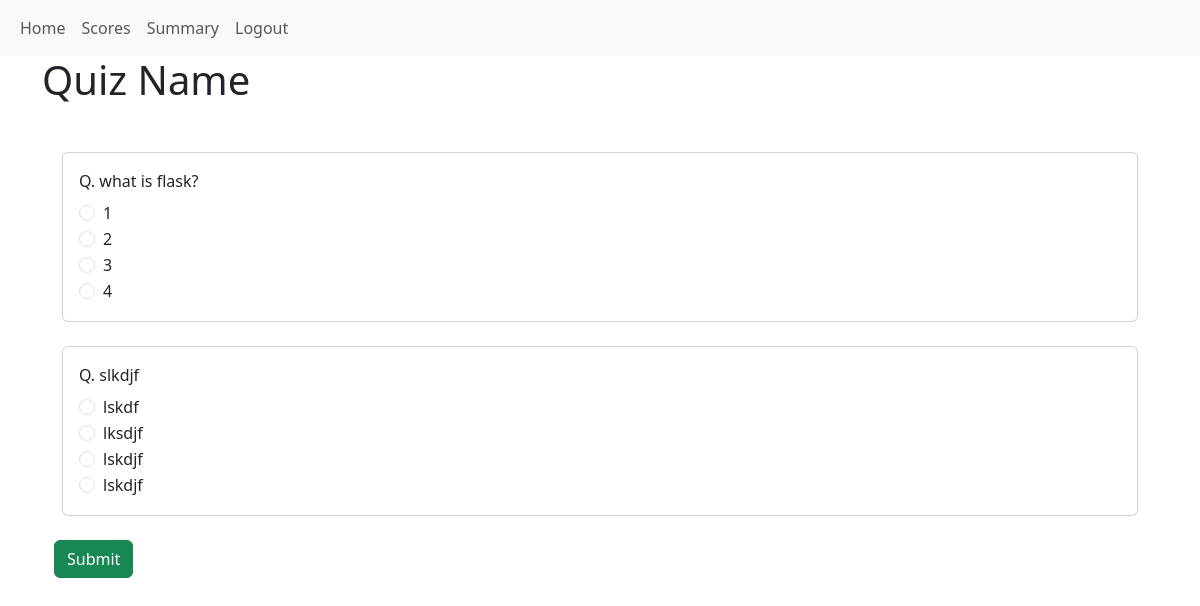
Page /user/start_quiz/1 (signed in) on the committed database.
### application/models.py (models this page shows)
class Question(db.Model):
    question_id = db.Column(db.Integer, primary_key=True)
    quiz_id = db.Column(db.Integer, db.ForeignKey('quiz.quiz_id'))
    question_statement = db.Column(db.Text, nullable=False)
    option1 = db.Column(db.Text, nullable=False)
    option2 = db.Column(db.Text, nullable=False)
    option3 = db.Column(db.Text, nullable=False)
    option4 = db.Column(db.Text, nullable=False)
    correct_option = db.Column(db.Integer, nullable=False)

### application/routes.py (the view)
@app.route("/user/start_quiz/<int:quiz_id>")
@auth_required
def start_quiz(quiz_id):
    user = User.query.get(session["user_id"])
    quiz = Quiz.query.get(quiz_id)
    questions = Question.query.filter_by(quiz_id=quiz_id).all()
    duration = Quiz.query.get(quiz_id).time_duration
    start_time = datetime.now()
    end_time = start_time + timedelta(minutes=duration)
    return render_template("user_quiz/start.html", user=user, quiz=quiz,
                           questions=questions, end_time=end_time)

### application/routes.py (called while the page is built)
def auth_required(func):
    @wraps(func)
    def inner(*args, **kwargs):
        if "user_id" in session:
            return func(*args, **kwargs)
        else:
            flash("Please sign in first.")
            return redirect(url_for("signin"))
    return inner

### templates/user_quiz/start.html (shortened to what this page needs)
{% extends 'layout.html' %}
{% block content %}
<h1>Quiz Name</h1>
<div class="container mt-5">
    <form id="quiz" action="" method="post">
        {% for question in questions %}
        <div class="mb-4 card m-2">
            <div class="m-3">
                <label class="form-label">
                    Q. {{ question.question_statement }}
                </label>
                <div class="form-check">
                    <input class="form-check-input" type="radio" value="1" name="{{ question.question_id}}">
                    <label for="{{ question.option1 }}">{{ question.option1 }}</label>
                </div>
                <div class="form-check">
                    <input class="form-check-input" type="radio" value="2" name="{{ question.question_id}}">
                    <label for="{{ question.question_id }}">{{ question.option2 }}</label>
                </div>
                <div class="form-check">
                    <input class="form-check-input" type="radio" value="3" name="{{ question.question_id}}">
                    <label for="{{ question.question_id }}">{{ question.option3 }}</label>
                </div>
                <div class="form-check">
                    <input class="form-check-input" type="radio" value="4" name="{{ question.question_id}}">
                    <label for="{{ question.question_id }}">{{ question.option4 }}</label>
                </div>
            </div>
        </div>
        {% endfor %}
        <button type="submit" class="btn btn-success">
            Submit
        </button>
    </form>
</div>
{% endblock %}

### rows in the picture
Question: question_statement "what is flask?", option1 "1", option2 "2", option3 "3", option4 "4"
Question: question_statement "slkdjf", option1 "lskdf", option2 "lksdjf", option3 "lskdjf", option4 "lskdjf"
